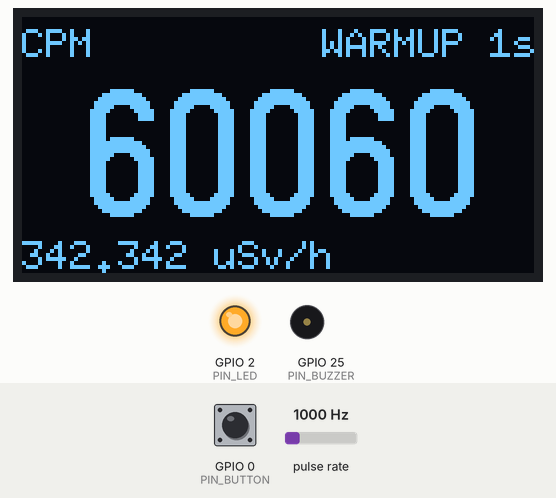
A program run on a simulated ESP32. Parts: 128×64 one-colour display, output pins drawn as LEDs (lit = HIGH), buzzer (waves = sounding). Wiring (inferred from the names in the program): pulse sensor: data GPIO 27. The test bench sets the inputs (shaded band); at power-on: GPIO 0 (PIN_BUTTON) HIGH, pulse rate 1000 Hz. What the program prints to the serial monitor is not drawn.

Above: at 1.6 s.
1.7 s: GPIO 0 (PIN_BUTTON) pulled LOW for 0.15 s
At 3.8 s:
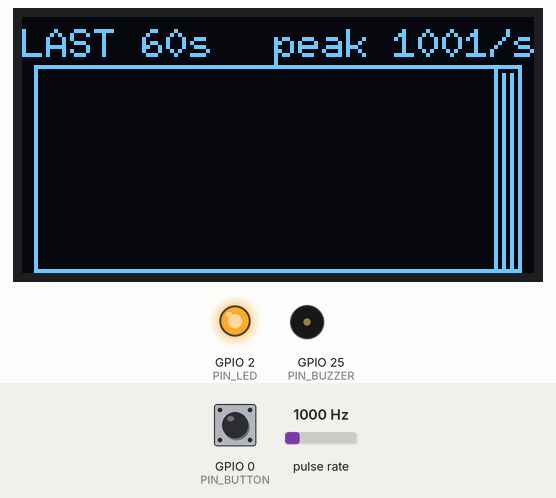
4.8 s: GPIO 0 (PIN_BUTTON) pulled LOW for 1 s
At 6.01 s:
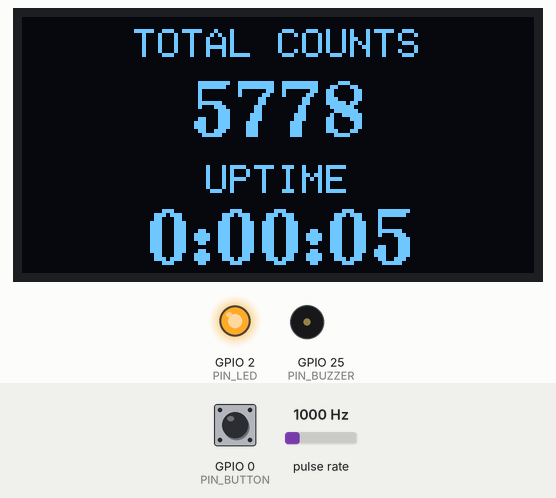
6.4 s: GPIO 0 (PIN_BUTTON) pulled LOW for 3.2 s
At 7.58 s:
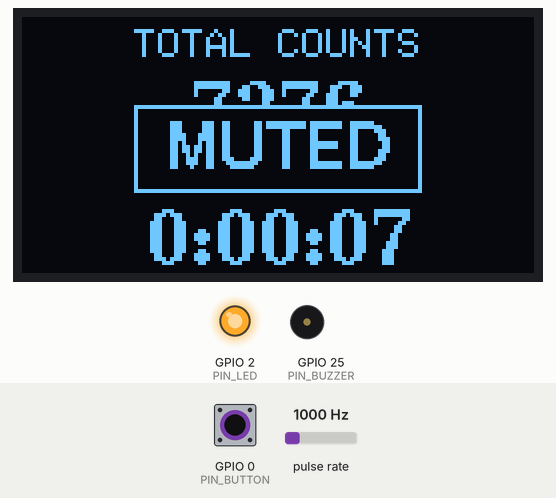
10.2 s: GPIO 0 (PIN_BUTTON) pulled LOW for 3.2 s
At 11.57 s:
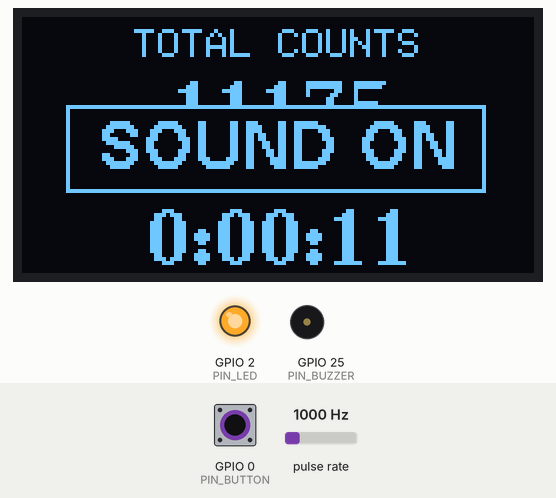
14.0 s: pulse rate (sensor on GPIO 27) set to 100 Hz
At 14.28 s:
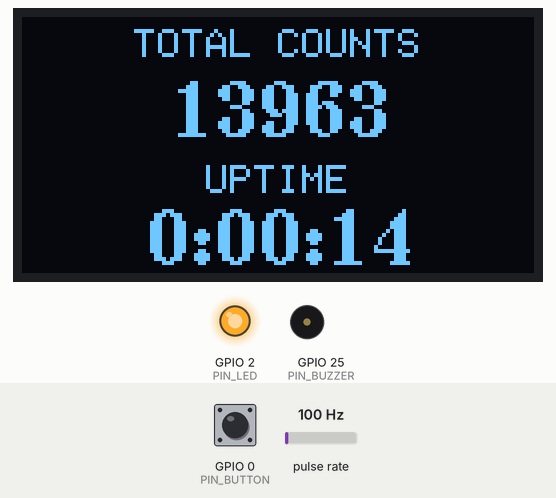
15.6 s: pulse rate (sensor on GPIO 27) set to 1250 Hz
At 15.78 s:
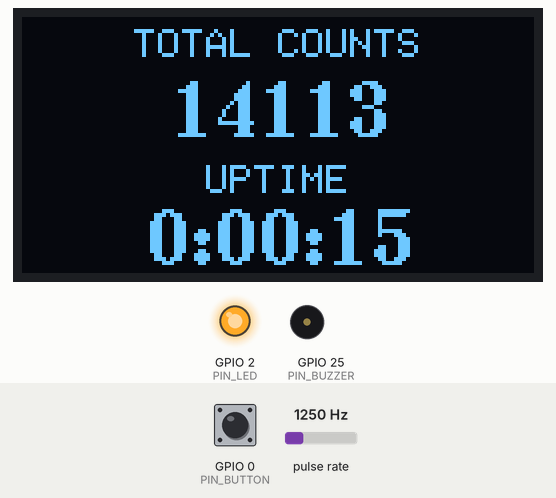
Timing chart, 0 to 64.9 s (numbered marks = the images above; inputs shaded):
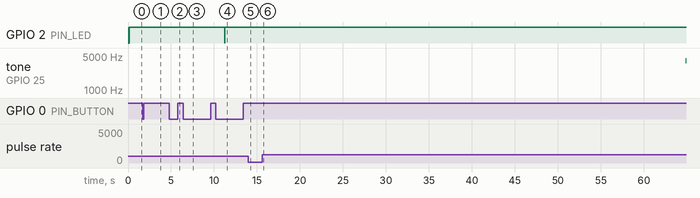

Measured:
- after the input at 1.7 s, the display: first changes after 0.21 s (image 1 shows a later state)
- after the input at 4.8 s, tone on GPIO 25 (PIN_BUZZER): stays silent (without the input it goes to 4000 Hz after 1.6 s); the display: first differs from a run without the input after 1.1 s (image 2)
- after the input at 6.4 s, the display: first differs from a run without the input after 1.1 s (image 3)
- after the input at 10.2 s, GPIO 2 (PIN_LED): HIGH → LOW after 1.0 s, → HIGH 0.03 s later
- after the input at 14.0 s, tone on GPIO 25 (PIN_BUZZER): stays silent (without the input it goes to 4000 Hz after 1.6 s)
- after the input at 15.6 s, tone on GPIO 25 (PIN_BUZZER): stays silent (without the input it goes to 4000 Hz after 10.6 s)
- what the display in image 1 shows lasts 1.0 s, from 3.1 s to 4.1 s

The program:

main.cpp
```cpp
/*
 * ESP32 Geiger Counter - SBM-20 tube
 * ----------------------------------
 * - Pulse counting via falling-edge GPIO interrupt (GPIO 27)
 * - CPM over a rolling 60-second window (ring buffer of per-second counts)
 * - uSv/h conversion using SBM20_USV_PER_CPM
 * - SSD1306 128x64 OLED (U8g2, HW I2C), 3 screens selected with a button
 * - Passive piezo "click" via LEDC PWM, long-press the button to mute
 * - Status LED blinks per pulse, solid while muted
 * - CSV on Serial @115200: uptime_ms,cpm,usv_h,total_counts
 *
 * Architecture notes:
 *  - The ISR only increments a counter (inside a portMUX critical section) and
 *    sends a task notification. It never blocks.
 *  - Click + LED timing is handled by a small FreeRTOS task on core 0 that
 *    sleeps until notified. This keeps the click length accurate even while
 *    loop() is busy pushing the display buffer over I2C (~20-25 ms).
 *  - loop() is entirely millis()-based and non-blocking (no delay()).
 */

#include <Arduino.h>
#include <Wire.h>
#include <U8g2lib.h>
#include <stdio.h>

// ============================================================================
// CONFIGURATION
// ============================================================================

// ---- Pin assignment --------------------------------------------------------
constexpr uint8_t PIN_GEIGER = 27;   // Geiger pulse input (falling edge, pull-up)
constexpr uint8_t PIN_SDA    = 21;   // OLED SDA
constexpr uint8_t PIN_SCL    = 22;   // OLED SCL
constexpr uint8_t PIN_BUZZER = 25;   // Passive piezo (LEDC channel 0)
constexpr uint8_t PIN_BUTTON = 0;    // Mode button, active low, pull-up
constexpr uint8_t PIN_LED    = 2;    // Onboard status LED

// ---- Measurement -----------------------------------------------------------
constexpr uint8_t  WINDOW_SECONDS    = 60;      // Rolling window / ring buffer slots
constexpr uint32_t TICK_INTERVAL_MS  = 1000;    // Ring buffer update period

// SBM-20 conversion factor: micro-Sieverts per hour per count-per-minute.
// Adjust this for your own calibration / reference source.
constexpr float SBM20_USV_PER_CPM = 0.0057f;

// ---- Buzzer ----------------------------------------------------------------
constexpr uint8_t  BUZZER_LEDC_CHANNEL  = 0;
constexpr uint8_t  BUZZER_LEDC_RES_BITS = 8;
constexpr uint32_t BUZZER_FREQ_HZ       = 4000;  // Click tone frequency
constexpr uint32_t BUZZER_CLICK_US      = 2000;  // Click length (~2 ms)
constexpr uint32_t BUZZER_DUTY          = 128;   // 50% of 8-bit range

// ---- Status LED ------------------------------------------------------------
constexpr uint32_t LED_PULSE_MS = 15;            // LED on-time per pulse
                                                 // (also the minimum gap between clicks)

// ---- Button ----------------------------------------------------------------
constexpr uint32_t BUTTON_DEBOUNCE_MS   = 30;
constexpr uint32_t BUTTON_LONG_PRESS_MS = 1000;  // Long press toggles mute

// ---- Display ---------------------------------------------------------------
constexpr uint8_t  OLED_I2C_ADDR       = 0x3C;   // 7-bit address
constexpr uint32_t OLED_I2C_CLOCK_HZ   = 400000;
constexpr uint32_t DISPLAY_REFRESH_MS  = 250;
constexpr uint32_t TOAST_DURATION_MS   = 1000;
constexpr uint8_t  NUM_SCREENS         = 3;

// Bar graph geometry (screen 2)
constexpr int GRAPH_X = 4;     // First bar x (inner area)
constexpr int GRAPH_Y = 13;    // Top row of inner area
constexpr int GRAPH_H = 50;    // Inner height in pixels (rows 13..62)
constexpr int GRAPH_PITCH = 2; // 60 bars * 2 px = 120 px
constexpr int GRAPH_BAR_W = 1; // Bar width in px

// ---- Serial ----------------------------------------------------------------
constexpr uint32_t SERIAL_BAUD = 115200;

// ============================================================================
// LEDC compatibility (Arduino-ESP32 core 2.x vs 3.x)
// ============================================================================
#if defined(ESP_ARDUINO_VERSION_MAJOR) && ESP_ARDUINO_VERSION_MAJOR >= 3
static void buzzerInit() {
  ledcAttachChannel(PIN_BUZZER, BUZZER_FREQ_HZ, BUZZER_LEDC_RES_BITS, BUZZER_LEDC_CHANNEL);
  ledcWrite(PIN_BUZZER, 0);
}
static inline void buzzerWrite(uint32_t duty) { ledcWrite(PIN_BUZZER, duty); }
#else
static void buzzerInit() {
  ledcSetup(BUZZER_LEDC_CHANNEL, BUZZER_FREQ_HZ, BUZZER_LEDC_RES_BITS);
  ledcAttachPin(PIN_BUZZER, BUZZER_LEDC_CHANNEL);
  ledcWrite(BUZZER_LEDC_CHANNEL, 0);
}
static inline void buzzerWrite(uint32_t duty) { ledcWrite(BUZZER_LEDC_CHANNEL, duty); }
#endif

// ============================================================================
// GLOBAL STATE
// ============================================================================

// ---- Display (full-buffer mode, SSD1306 128x64, hardware I2C) ---------------
U8G2_SSD1306_128X64_NONAME_F_HW_I2C u8g2(U8G2_R0, /* reset= */ U8X8_PIN_NONE);

// ---- ISR-shared state ------------------------------------------------------
static portMUX_TYPE g_counterMux = portMUX_INITIALIZER_UNLOCKED;
static volatile uint32_t g_pulseCount = 0;          // Total pulses since boot
static TaskHandle_t g_feedbackTask = nullptr;       // Click/LED task handle
static volatile bool g_muted = false;               // Read by feedback task

// ---- Rolling window --------------------------------------------------------
static uint32_t g_ring[WINDOW_SECONDS];             // Per-second counts
static uint8_t  g_head = 0;                         // Next slot to write (= oldest)
static uint8_t  g_filled = 0;                       // Valid slots (0..WINDOW_SECONDS)
static uint32_t g_windowSum = 0;                    // Sum of all slots
static uint32_t g_lastTotal = 0;                    // Total at previous tick
static uint32_t g_lastTickMs = 0;

static uint32_t g_cpm = 0;
static float    g_usvh = 0.0f;

// ---- UI state --------------------------------------------------------------
static uint8_t  g_screen = 0;
static bool     g_forceRedraw = true;
static uint32_t g_lastDrawMs = 0;
static const char* g_toastText = nullptr;
static uint32_t g_toastUntilMs = 0;

// ---- Button state ----------------------------------------------------------
static bool     g_btnRaw = false;       // Last raw reading (true = pressed)
static bool     g_btnStable = false;    // Debounced state
static uint32_t g_btnChangeMs = 0;
static uint32_t g_btnPressMs = 0;
static bool     g_btnLongFired = false;

// ============================================================================
// ISR + FEEDBACK TASK
// ============================================================================

// Geiger pulse ISR: count + notify. No blocking code.
void IRAM_ATTR geigerISR() {
  BaseType_t woken = pdFALSE;

  portENTER_CRITICAL_ISR(&g_counterMux);
  g_pulseCount++;
  portEXIT_CRITICAL_ISR(&g_counterMux);

  if (g_feedbackTask != nullptr) {
    vTaskNotifyGiveFromISR(g_feedbackTask, &woken);
    if (woken) {
      portYIELD_FROM_ISR();
    }
  }
}

static uint32_t readTotalCounts() {
  portENTER_CRITICAL(&g_counterMux);
  uint32_t v = g_pulseCount;
  portEXIT_CRITICAL(&g_counterMux);
  return v;
}

// Sleeps until a pulse notification arrives, then emits a click and a short
// LED blink. Pulses arriving during a click/blink are coalesced, which limits
// audible clicks to roughly 1000 / (LED_PULSE_MS + click) per second.
static void feedbackTask(void* /*arg*/) {
  for (;;) {
    ulTaskNotifyTake(pdTRUE, portMAX_DELAY);  // Clears the notification count

    if (g_muted) {
      continue;  // LED is held solid by the mute logic
    }

    digitalWrite(PIN_LED, HIGH);
    buzzerWrite(BUZZER_DUTY);
    delayMicroseconds(BUZZER_CLICK_US);
    buzzerWrite(0);

    vTaskDelay(pdMS_TO_TICKS(LED_PULSE_MS));
    digitalWrite(PIN_LED, g_muted ? HIGH : LOW);
  }
}

// ============================================================================
// MEASUREMENT
// ============================================================================

// Called once per TICK_INTERVAL_MS from loop().
static void secondTick() {
  uint32_t total = readTotalCounts();
  uint32_t delta = total - g_lastTotal;  // Wrap-safe
  g_lastTotal = total;

  // Replace the oldest slot with the newest per-second count.
  g_windowSum -= g_ring[g_head];
  g_ring[g_head] = delta;
  g_windowSum += delta;
  g_head = (g_head + 1) % WINDOW_SECONDS;
  if (g_filled < WINDOW_SECONDS) {
    g_filled++;
  }

  // During the first minute, scale the partial sum up to a per-minute rate
  // so the reading is a usable estimate right away (noisy until 60 s).
  if (g_filled >= WINDOW_SECONDS) {
    g_cpm = g_windowSum;
  } else {
    g_cpm = (g_windowSum * (uint32_t)WINDOW_SECONDS + g_filled / 2) / g_filled;
  }
  g_usvh = (float)g_cpm * SBM20_USV_PER_CPM;

  Serial.printf("%lu,%lu,%.4f,%lu\n",
                (unsigned long)millis(),
                (unsigned long)g_cpm,
                (double)g_usvh,
                (unsigned long)total);

  g_forceRedraw = true;
}

// ============================================================================
// UI HELPERS
// ============================================================================

static void showToast(const char* text) {
  g_toastText = text;
  g_toastUntilMs = millis() + TOAST_DURATION_MS;
  g_forceRedraw = true;
}

static void toggleMute() {
  g_muted = !g_muted;
  digitalWrite(PIN_LED, g_muted ? HIGH : LOW);  // Solid while muted
  showToast(g_muted ? "MUTED" : "SOUND ON");
}

static void nextScreen() {
  g_screen = (g_screen + 1) % NUM_SCREENS;
  g_forceRedraw = true;
}

// Non-blocking debounce + short/long press detection.
static void handleButton(uint32_t now) {
  bool pressed = (digitalRead(PIN_BUTTON) == LOW);

  if (pressed != g_btnRaw) {
    g_btnRaw = pressed;
    g_btnChangeMs = now;
  }

  if ((now - g_btnChangeMs) >= BUTTON_DEBOUNCE_MS && g_btnRaw != g_btnStable) {
    g_btnStable = g_btnRaw;
    if (g_btnStable) {
      g_btnPressMs = now;
      g_btnLongFired = false;
    } else if (!g_btnLongFired) {
      nextScreen();  // Short press, acted on release
    }
  }

  if (g_btnStable && !g_btnLongFired && (now - g_btnPressMs) >= BUTTON_LONG_PRESS_MS) {
    g_btnLongFired = true;
    toggleMute();
  }
}

// ============================================================================
// DRAWING
// ============================================================================

static void drawCentered(int y, const char* s) {
  int w = u8g2.getStrWidth(s);
  u8g2.drawStr((128 - w) / 2, y, s);
}

// Screen 1: big CPM number + uSv/h
static void drawScreenCpm() {
  char buf[32];

  u8g2.setFont(u8g2_font_6x10_tf);
  u8g2.drawStr(0, 10, "CPM");

  if (g_filled < WINDOW_SECONDS) {
    snprintf(buf, sizeof(buf), "WARMUP %us", (unsigned)g_filled);
    u8g2.drawStr(128 - u8g2.getStrWidth(buf), 10, buf);
  }

  unsigned long shown = (g_cpm > 99999UL) ? 99999UL : (unsigned long)g_cpm;
  snprintf(buf, sizeof(buf), "%lu", shown);
  u8g2.setFont(u8g2_font_logisoso32_tn);
  drawCentered(50, buf);

  u8g2.setFont(u8g2_font_6x10_tf);
  snprintf(buf, sizeof(buf), "%.3f uSv/h", (double)g_usvh);
  u8g2.drawStr(0, 63, buf);

  if (g_muted) {
    u8g2.drawStr(128 - u8g2.getStrWidth("MUTE"), 63, "MUTE");
  }
}

// Screen 2: bar graph of the last 60 seconds (oldest left, newest right)
static void drawScreenGraph() {
  char buf[32];

  uint32_t maxVal = 1;
  for (uint8_t i = 0; i < WINDOW_SECONDS; i++) {
    if (g_ring[i] > maxVal) {
      maxVal = g_ring[i];
    }
  }

  u8g2.setFont(u8g2_font_6x10_tf);
  u8g2.drawStr(0, 10, "LAST 60s");
  snprintf(buf, sizeof(buf), "peak %lu/s", (unsigned long)((maxVal == 1 && g_windowSum == 0) ? 0 : maxVal));
  u8g2.drawStr(128 - u8g2.getStrWidth(buf), 10, buf);

  u8g2.drawFrame(GRAPH_X - 1, GRAPH_Y - 1, WINDOW_SECONDS * GRAPH_PITCH + 2, GRAPH_H + 2);

  for (uint8_t i = 0; i < WINDOW_SECONDS; i++) {
    uint32_t v = g_ring[(g_head + i) % WINDOW_SECONDS];
    if (v == 0) {
      continue;
    }
    int h = (int)((v * (uint32_t)GRAPH_H) / maxVal);
    if (h < 1) {
      h = 1;
    }
    int x = GRAPH_X + i * GRAPH_PITCH;
    int y = GRAPH_Y + GRAPH_H - h;  // Bottom row = GRAPH_Y + GRAPH_H - 1
    u8g2.drawBox(x, y, GRAPH_BAR_W, h);
  }
}

// Screen 3: total counts + uptime
static void drawScreenTotals() {
  char buf[32];

  u8g2.setFont(u8g2_font_6x10_tf);
  drawCentered(10, "TOTAL COUNTS");

  snprintf(buf, sizeof(buf), "%lu", (unsigned long)readTotalCounts());
  u8g2.setFont(u8g2_font_ncenB14_tr);
  drawCentered(30, buf);

  u8g2.setFont(u8g2_font_6x10_tf);
  drawCentered(44, "UPTIME");

  unsigned long s = millis() / 1000UL;
  snprintf(buf, sizeof(buf), "%lu:%02lu:%02lu", s / 3600UL, (s / 60UL) % 60UL, s % 60UL);
  u8g2.setFont(u8g2_font_ncenB14_tr);
  drawCentered(62, buf);
}

static void drawToast(const char* text) {
  u8g2.setFont(u8g2_font_helvB12_tr);
  int w = u8g2.getStrWidth(text);
  int bw = w + 16;
  int bx = (128 - bw) / 2;
  const int by = 22;
  const int bh = 22;

  u8g2.setDrawColor(0);
  u8g2.drawBox(bx, by, bw, bh);
  u8g2.setDrawColor(1);
  u8g2.drawFrame(bx, by, bw, bh);
  u8g2.drawStr(bx + 8, by + 16, text);
}

static void drawDisplay(uint32_t now) {
  u8g2.clearBuffer();

  switch (g_screen) {
    case 0:  drawScreenCpm();    break;
    case 1:  drawScreenGraph();  break;
    default: drawScreenTotals(); break;
  }

  if (g_toastText != nullptr) {
    if ((int32_t)(g_toastUntilMs - now) > 0) {
      drawToast(g_toastText);
    } else {
      g_toastText = nullptr;
    }
  }

  u8g2.sendBuffer();
}

// ============================================================================
// SETUP / LOOP
// ============================================================================

void setup() {
  Serial.begin(SERIAL_BAUD);

  pinMode(PIN_LED, OUTPUT);
  digitalWrite(PIN_LED, LOW);
  pinMode(PIN_BUTTON, INPUT_PULLUP);
  pinMode(PIN_GEIGER, INPUT_PULLUP);

  buzzerInit();

  // Click/LED task on core 0 (Arduino loop() runs on core 1).
  xTaskCreatePinnedToCore(feedbackTask, "feedback", 2048, nullptr, 5, &g_feedbackTask, 0);

  // OLED
  Wire.begin(PIN_SDA, PIN_SCL);
  u8g2.setI2CAddress(OLED_I2C_ADDR << 1);  // U8g2 expects the 8-bit address
  u8g2.begin();
  u8g2.setBusClock(OLED_I2C_CLOCK_HZ);
  drawDisplay(millis());

  Serial.println("uptime_ms,cpm,usv_h,total_counts");

  g_lastTickMs = millis();

  // Attach the interrupt last, after the feedback task exists.
  attachInterrupt(digitalPinToInterrupt(PIN_GEIGER), geigerISR, FALLING);
}

void loop() {
  uint32_t now = millis();

  handleButton(now);

  // 1-second tick (millis-based, drift-free, catches up if ever delayed)
  while ((uint32_t)(now - g_lastTickMs) >= TICK_INTERVAL_MS) {
    g_lastTickMs += TICK_INTERVAL_MS;
    secondTick();
  }

  if (g_forceRedraw || (uint32_t)(now - g_lastDrawMs) >= DISPLAY_REFRESH_MS) {
    g_forceRedraw = false;
    g_lastDrawMs = now;
    drawDisplay(now);
  }
}
```
